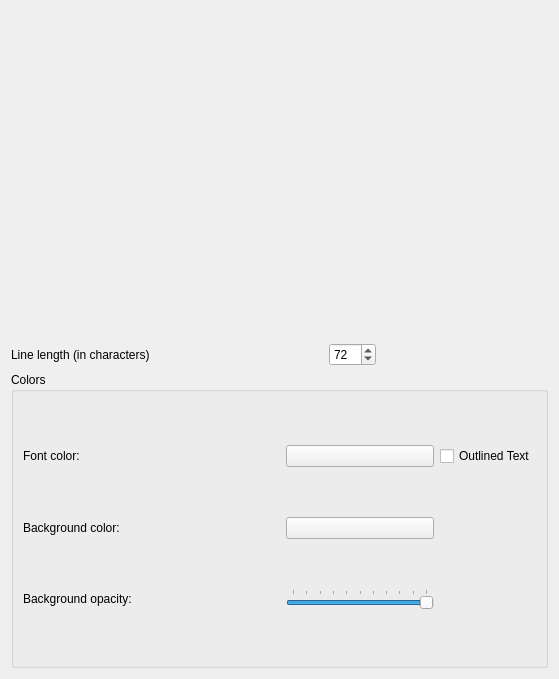
<?xml version="1.0" encoding="UTF-8"?>
<ui version="4.0">
 <class>CaptionDialog</class>
 <widget class="QWidget" name="CaptionDialog">
  <property name="geometry">
   <rect>
    <x>0</x>
    <y>0</y>
    <width>559</width>
    <height>679</height>
   </rect>
  </property>
  <property name="windowTitle">
   <string>captionDialog</string>
  </property>
  <layout class="QVBoxLayout" name="verticalLayout_2">
   <item>
    <widget class="KFontChooser" name="m_commentsFontChooser"/>
   </item>
   <item>
    <layout class="QHBoxLayout" name="horizontalLayout_2">
     <item>
      <layout class="QVBoxLayout" name="verticalLayout">
       <item>
        <layout class="QHBoxLayout" name="horizontalLayout">
         <item>
          <widget class="QLabel" name="label_3">
           <property name="text">
            <string>Line length (in characters)</string>
           </property>
          </widget>
         </item>
         <item>
          <spacer name="horizontalSpacer_3">
           <property name="orientation">
            <enum>Qt::Horizontal</enum>
           </property>
           <property name="sizeHint" stdset="0">
            <size>
             <width>40</width>
             <height>20</height>
            </size>
           </property>
          </spacer>
         </item>
         <item>
          <widget class="QSpinBox" name="m_commentsLinesLengthSpinBox">
           <property name="buttonSymbols">
            <enum>QAbstractSpinBox::UpDownArrows</enum>
           </property>
           <property name="minimum">
            <number>1</number>
           </property>
           <property name="maximum">
            <number>500</number>
           </property>
           <property name="value">
            <number>72</number>
           </property>
          </widget>
         </item>
         <item>
          <spacer name="horizontalSpacer_5">
           <property name="orientation">
            <enum>Qt::Horizontal</enum>
           </property>
           <property name="sizeHint" stdset="0">
            <size>
             <width>40</width>
             <height>20</height>
            </size>
           </property>
          </spacer>
         </item>
        </layout>
       </item>
       <item>
        <widget class="QGroupBox" name="groupBox">
         <property name="title">
          <string>Colors</string>
         </property>
         <layout class="QGridLayout" name="gridLayout">
          <item row="1" column="0">
           <widget class="QLabel" name="label">
            <property name="text">
             <string>Font color:</string>
            </property>
           </widget>
          </item>
          <item row="1" column="2">
           <spacer name="horizontalSpacer">
            <property name="orientation">
             <enum>Qt::Horizontal</enum>
            </property>
            <property name="sizeHint" stdset="0">
             <size>
              <width>55</width>
              <height>20</height>
             </size>
            </property>
           </spacer>
          </item>
          <item row="1" column="3">
           <widget class="KColorButton" name="m_commentsFontColor"/>
          </item>
          <item row="2" column="0">
           <widget class="QLabel" name="label_2">
            <property name="text">
             <string>Background color:</string>
            </property>
           </widget>
          </item>
          <item row="2" column="2">
           <spacer name="horizontalSpacer_2">
            <property name="orientation">
             <enum>Qt::Horizontal</enum>
            </property>
            <property name="sizeHint" stdset="0">
             <size>
              <width>55</width>
              <height>20</height>
             </size>
            </property>
           </spacer>
          </item>
          <item row="2" column="3">
           <widget class="KColorButton" name="m_commentsBgColor"/>
          </item>
          <item row="4" column="2">
           <spacer name="horizontalSpacer_4">
            <property name="orientation">
             <enum>Qt::Horizontal</enum>
            </property>
            <property name="sizeHint" stdset="0">
             <size>
              <width>40</width>
              <height>20</height>
             </size>
            </property>
           </spacer>
          </item>
          <item row="4" column="3">
           <widget class="QSlider" name="m_commentsBgTransparency">
            <property name="maximum">
             <number>10</number>
            </property>
            <property name="pageStep">
             <number>1</number>
            </property>
            <property name="value">
             <number>10</number>
            </property>
            <property name="orientation">
             <enum>Qt::Horizontal</enum>
            </property>
            <property name="invertedAppearance">
             <bool>false</bool>
            </property>
            <property name="invertedControls">
             <bool>true</bool>
            </property>
            <property name="tickPosition">
             <enum>QSlider::TicksAbove</enum>
            </property>
           </widget>
          </item>
          <item row="4" column="0">
           <widget class="QLabel" name="label_4">
            <property name="text">
             <string>Background opacity:</string>
            </property>
           </widget>
          </item>
          <item row="1" column="4">
           <widget class="QCheckBox" name="m_commentsDrawOutlineCheckBox">
            <property name="text">
             <string>Outlined Text</string>
            </property>
           </widget>
          </item>
         </layout>
        </widget>
       </item>
      </layout>
     </item>
    </layout>
   </item>
  </layout>
 </widget>
 <customwidgets>
  <customwidget>
   <class>KFontChooser</class>
   <extends>QWidget</extends>
   <header>kfontdialog.h</header>
  </customwidget>
  <customwidget>
   <class>KColorButton</class>
   <extends>QPushButton</extends>
   <header>kcolorbutton.h</header>
  </customwidget>
 </customwidgets>
 <resources/>
 <connections/>
</ui>
